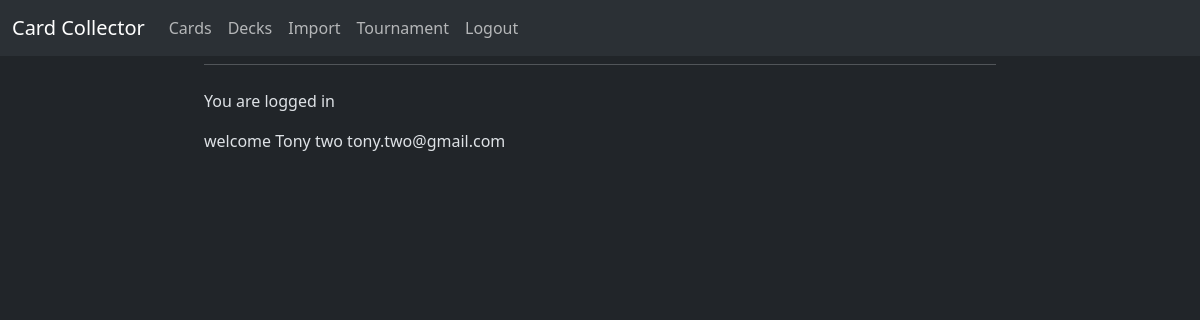
The page / (signed in) on the database its author committed.
### siteutils/models.py (models this page shows, shortened)
class menu_items(models.Model):
    title = models.CharField(max_length=200)
    url = models.CharField(max_length=200)
    login_logout = models.CharField(max_length=200, choices=[('LOGIN', 'Login'), ('LOGOUT', 'Logout')])

### mysite/views.py (the view, shortened to what this page needs)
# urls.py: path("", views.index, name="index"),
def index(request): #home/login page
    if request.user.is_authenticated: #if user is logged in goes to index.html template
        logUser = request.user
        items = menu_items.objects.filter(login_logout = 'LOGIN')
        context = {"items": items, "user": logUser }
        return render(request, 'mysite/index.html', context)

### templates/mysite/index.html (shortened to what this page needs)
{% extends "siteutils/base.html" %}
{% block content %}
<p>You are logged in</p>
<p>welcome {{ user.first_name }} {{ user.last_name }} {{user.email}}</p>
{% endblock %}

### siteutils/templates/siteutils/base.html (shortened to what this page needs)
<!doctype html>
<html lang="en-US" data-bs-theme="dark">
  <head>
	<link href="https://cdn.jsdelivr.net/npm/bootstrap@5.3.3/dist/css/bootstrap.min.css" rel="stylesheet">
  </head>
  <body>
    <header>
	<nav class="navbar navbar-expand-lg bg-body-tertiary">
        <div class="container-fluid">
            <a class="navbar-brand" href="#">Card Collector</a>
            <div class="collapse navbar-collapse" id="navbarSupportedContent">
                <ul class="navbar-nav me-auto mb-2 mb-lg-0">
                  {% for item in items %}
                  <li class="nav-item"><a class="nav-link" href = "{{item.url}}">{{ item.title }}</a></li>
                {% endfor %}
                </ul>
            </div>
        </div>
    </nav>
    </header>
<div id="content" name="content" class="main">
	<div class="row justify-content-center">
		<div class="col-8">
			<hr class="mt-0 mb-4">
			{% block content %}
			{% endblock %}
</body>
</html>

### rows shown on the page
menu_items: title "Cards"
menu_items: title "Decks"
menu_items: title "Import"
menu_items: title "Tournament"
menu_items: title "Logout"

### other values the page prints
{{ user.first_name }} "Tony"
{{ user.last_name }} "two"
{{ user.email }} "tony.two@gmail.com"
